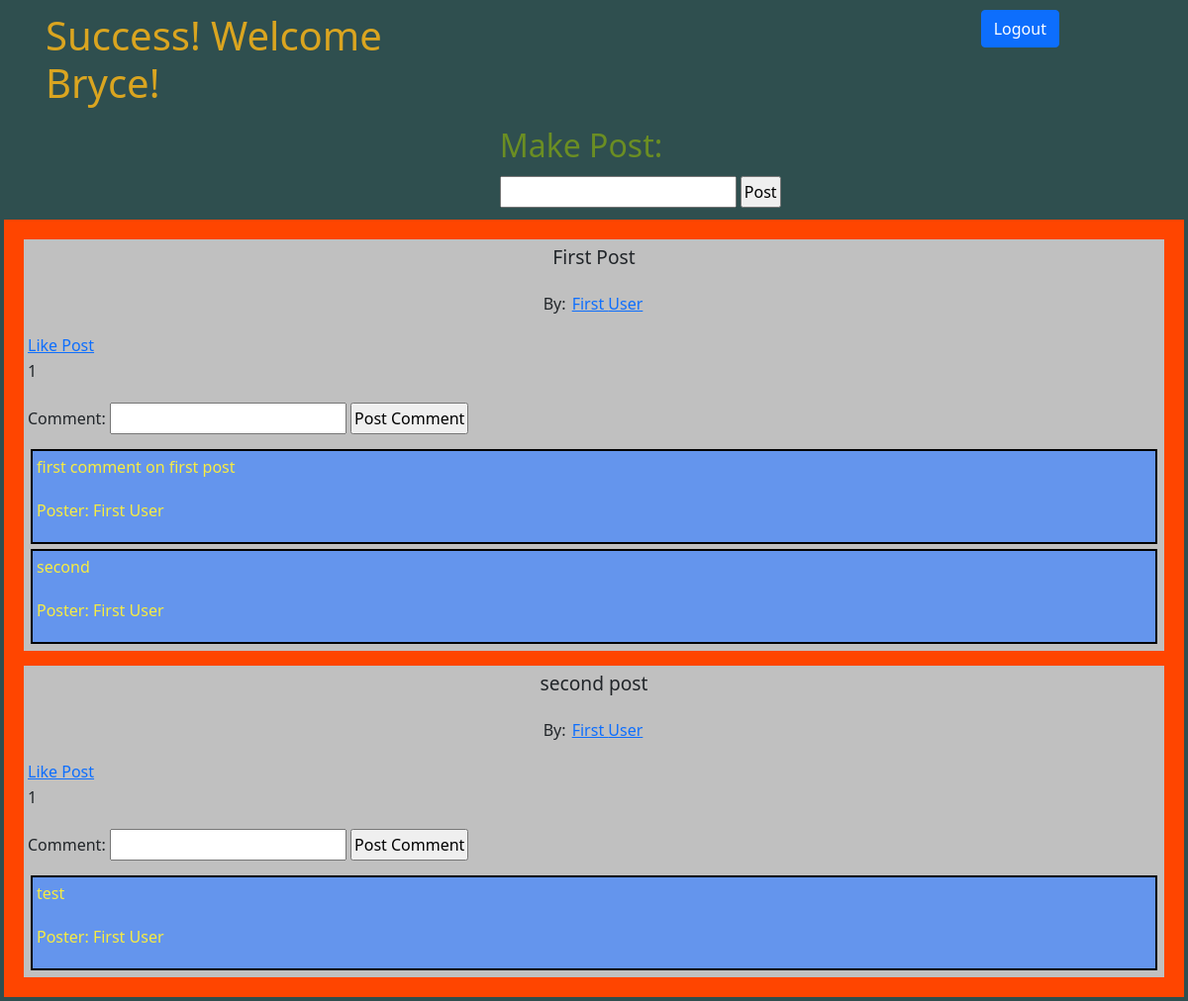
The app's page /success (signed in), older data.
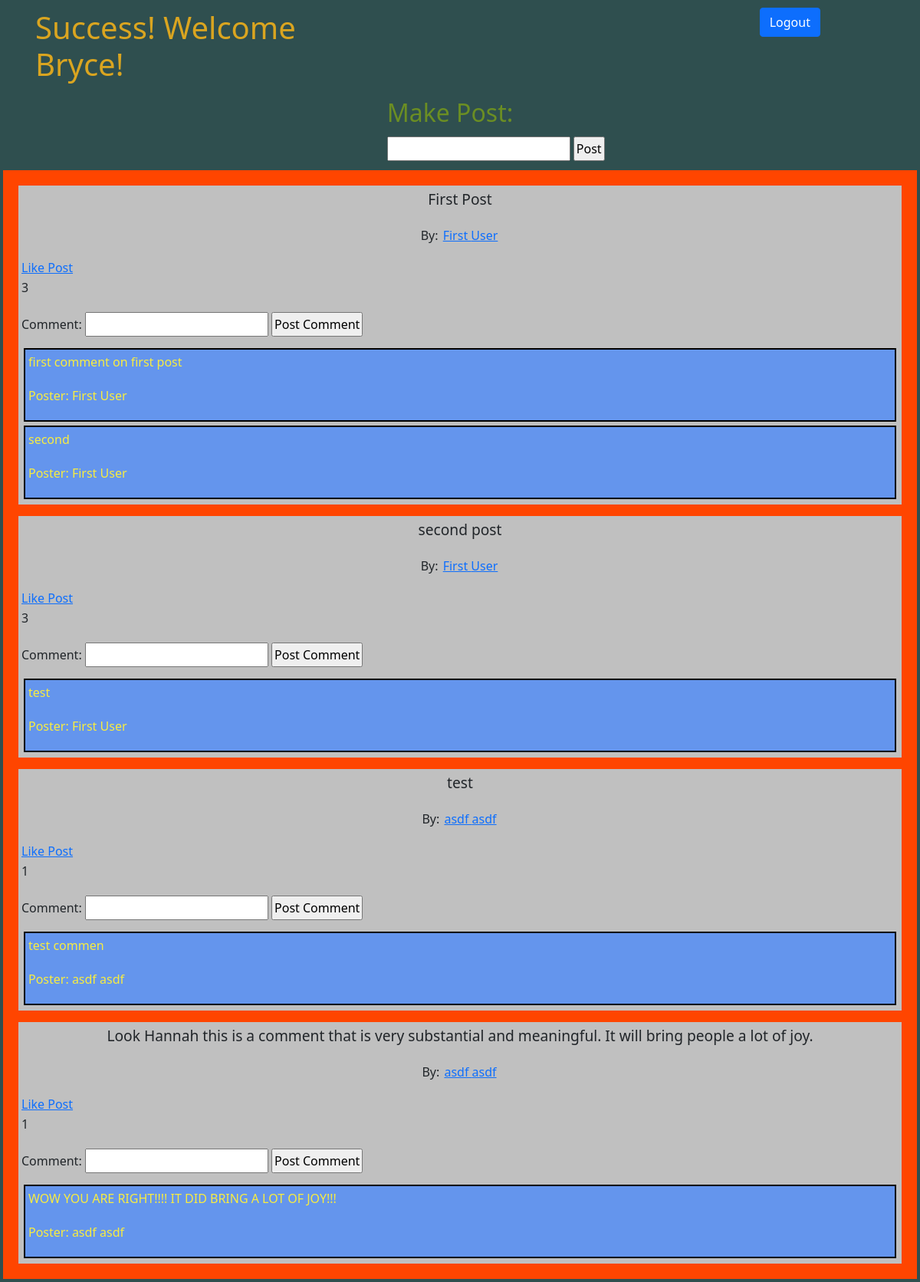
The same page, newer data.
### login_app/models.py (models this page shows, shortened)
class Wall_Message(models.Model):
    message = models.CharField(max_length=255)
    poster = models.ForeignKey(User, related_name='user_messages', on_delete=models.CASCADE)
    user_likes = models.ManyToManyField(User, related_name='liked_posts')

class User(models.Model):
    first_name = models.CharField(max_length=255)
    last_name = models.CharField(max_length=255)
    email = models.CharField(max_length=255)
    password = models.CharField(max_length=255)
    created_at = models.DateTimeField(auto_now_add=True)
    updated_at = models.DateTimeField(auto_now=True)
    objects = UserManager()

class Comment(models.Model):
    comment = models.CharField(max_length=255)
    poster = models.ForeignKey(User, related_name='user_comments', on_delete=models.CASCADE)
    wall_message = models.ForeignKey(Wall_Message, related_name='post_comments', on_delete=models.CASCADE)

### login_app/views.py (the view)
# urls.py: path('success', views.success),
def success(request):
    if 'user_id' not in request.session:
        return redirect('/')
    this_user = User.objects.filter(id=request.session['user_id'])
    context = {
        'user': this_user[0],
        'wall_messages': Wall_Message.objects.all()
    }
    return render(request, 'success.html', context)

### login_app/templates/success.html (shortened to what this page needs)
<!DOCTYPE html>
<html lang="en">
<head>
    {% load static %}
    <link href="https://cdn.jsdelivr.net/npm/bootstrap@5.0.1/dist/css/bootstrap.min.css" rel="stylesheet"
>
    <link rel="stylesheet" href="{% static 'css/style.css' %}">
</head>
<body>
    <div class="container">
        <div class="row">
            <div class="col-5">
                <h1>Success! Welcome {{user.first_name}}!</h1>
            </div>
            <div class="col-2 offset-5">
                <a class="btn btn-primary" href="/logout">Logout</a>
            </div>
        </div>
    </div>
    <div class="col-5 offset-5">
        <h2>Make Post:</h2>
        <form action="/make_post" method="POST">
            <input type="text" name="post">
            <input type="submit" value="Post">
        </form>
    </div>
    <div id="posts">
        {% for post in wall_messages %}
        <div class="one_post">
            <p class="post">{{post.message}}</p>
            <p class="poster">By: <a href="/user/{{post.poster.id}}">{{post.poster.first_name}} {{post.poster.last_name}}</a></p>
            <a class="like" href="/like/{{post.id}}">Like Post</a>
            <p>{{post.user_likes.count}}</p>
            <form action="/add_comment/{{post.id}}" method="POST">
                Comment: <input type="text" name="comment">
                <input type="submit" value="Post Comment">
            </form>
            {% for comment in post.post_comments.all %}
                <div class="comment"><p>{{comment.comment}}</p>
                <p>Poster: {{comment.poster.first_name}} {{comment.poster.last_name}}</p></div>
            {% endfor %}
        </div>
        {% endfor %}
    </div>
</body>
</html>

Row changes from the older to the newer data that the page shows:
computed for Wall_Message "First Post": user_likes.count "1" → "3"
computed for Wall_Message "second post": user_likes.count "1" → "3"
added Wall_Message: message "test", poster.first_name "asdf", poster.last_name "asdf", user_likes.count "1"
added Comment: comment "test commen", poster.first_name "asdf", poster.last_name "asdf", shown under "test"
added Wall_Message: message "Look Hannah this is a comment that is very substantial and meaningful. It will bring people a lot of joy.", poster.first_name "asdf", poster.last_name "asdf", user_likes.count "1"
added Comment: comment "WOW YOU ARE RIGHT!!!! IT DID BRING A LOT OF JOY!!!", poster.first_name "asdf", poster.last_name "asdf"
